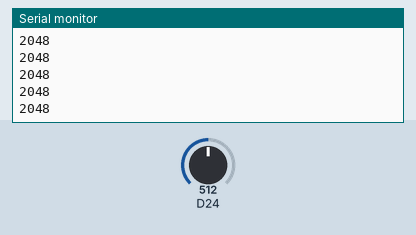
Bench run of a sketch on a simulated Arduino Due. Parts: the last lines printed to the serial monitor. The inputs (shaded band) are chosen by the test bench; at power-on: D24 = 512 (analog values on the 0–1023 scale).

Above: at 1.2 s.
1.3 s: D24 set to 716
At 2.2 s:
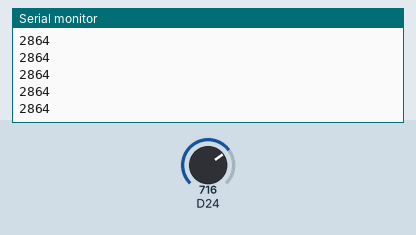
2.8 s: D24 set to 900
At 3.9 s:
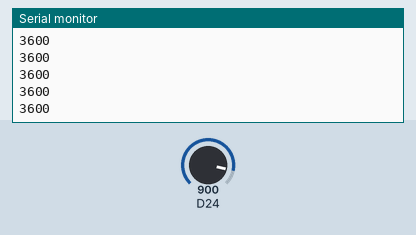
Timing chart, 0 to 5.8 s (numbered marks = the images above; inputs shaded):
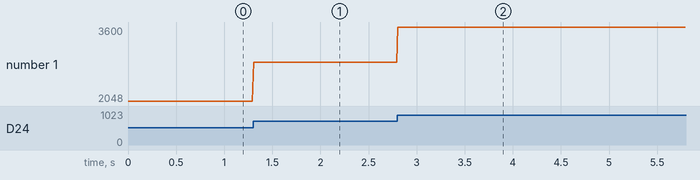

Measured:
- after the input at 1.3 s, the serial monitor: prints a new line at once (image 1)
- after the input at 2.8 s, the serial monitor: prints a new line at once (image 2)
- plotted number 1: 2048 → 2864 after the input at 1.3 s, 2864 → 3600 after the input at 2.8 s

The sketch:

analog_read_lc.ino
```cpp
int forcepins[8] =   {  17,   16,   15,   14,   41,   40,   39,   38}; // Sets force pad pins. See description above
int analogZeros[8] = {   0,    0,    0,    0,    0,    0,    0,    0}; // zero point in ADC counts of sensor. Does not get calibrated during runtime. Spring preload calculated by subtracting from these
int calADCcnts[8] =  {   0,    0,    0,    0,    0,    0,    0,    0}; // ADC counts corresponding to calibration weight. Used to determine scaling factor of load cells.

constexpr int n_avg = 1;
int vals[8][n_avg];

int arr_index = 0;

void setup() {
  Serial.begin(115200);
  // put your setup code here, to run once:
  analogReadResolution(12);
  for (int i = 0; i < 8; i++){
    for (int j = 0; j < 8; j++){
      vals[i][j] = 0;
    }
  }
}

void loop() {
  // for (int i = 0; i < 8; i++){
  //   vals[i][arr_index] = analogRead(forcepins[i]);
  //   double temp = 0;
  //   for (int j = 0; j < n_avg; j++){
  //     temp += vals[i][j];
  //   }
  //   temp = temp / (double)(n_avg);
  //   Serial.print("lc");
  //   Serial.print(i);
  //   Serial.print(":");
  //   Serial.print(temp);
  //   // Serial.print(analogRead(forcepins[i]));
  //   Serial.print(", ");
  // }

  arr_index ++;
  if (arr_index > n_avg - 1){
    arr_index = 0;
  }
  Serial.println(analogRead(24));
  delay(15);
}
```
